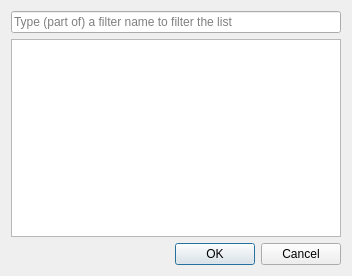
<?xml version="1.0" encoding="UTF-8"?>
<ui version="4.0">
 <class>FilterSelectionDlg</class>
 <widget class="QDialog" name="FilterSelectionDlg">
  <property name="geometry">
   <rect>
    <x>0</x>
    <y>0</y>
    <width>352</width>
    <height>276</height>
   </rect>
  </property>
  <property name="windowTitle">
   <string>Select Filter</string>
  </property>
  <layout class="QVBoxLayout" name="verticalLayout">
   <item>
    <widget class="QLineEdit" name="leFilterSearch">
     <property name="placeholderText">
      <string>Type (part of) a filter name to filter the list</string>
     </property>
    </widget>
   </item>
   <item>
    <widget class="QListWidget" name="lwFilterList">
     <property name="editTriggers">
      <set>QAbstractItemView::NoEditTriggers</set>
     </property>
     <property name="sortingEnabled">
      <bool>true</bool>
     </property>
    </widget>
   </item>
   <item>
    <widget class="QDialogButtonBox" name="buttonBox">
     <property name="orientation">
      <enum>Qt::Horizontal</enum>
     </property>
     <property name="standardButtons">
      <set>QDialogButtonBox::Cancel|QDialogButtonBox::Ok</set>
     </property>
    </widget>
   </item>
  </layout>
 </widget>
 <tabstops>
  <tabstop>leFilterSearch</tabstop>
  <tabstop>lwFilterList</tabstop>
 </tabstops>
 <resources/>
 <connections>
  <connection>
   <sender>buttonBox</sender>
   <signal>accepted()</signal>
   <receiver>FilterSelectionDlg</receiver>
   <slot>accept()</slot>
   <hints>
    <hint type="sourcelabel">
     <x>248</x>
     <y>254</y>
    </hint>
    <hint type="destinationlabel">
     <x>157</x>
     <y>274</y>
    </hint>
   </hints>
  </connection>
  <connection>
   <sender>buttonBox</sender>
   <signal>rejected()</signal>
   <receiver>FilterSelectionDlg</receiver>
   <slot>reject()</slot>
   <hints>
    <hint type="sourcelabel">
     <x>316</x>
     <y>260</y>
    </hint>
    <hint type="destinationlabel">
     <x>286</x>
     <y>274</y>
    </hint>
   </hints>
  </connection>
 </connections>
</ui>
